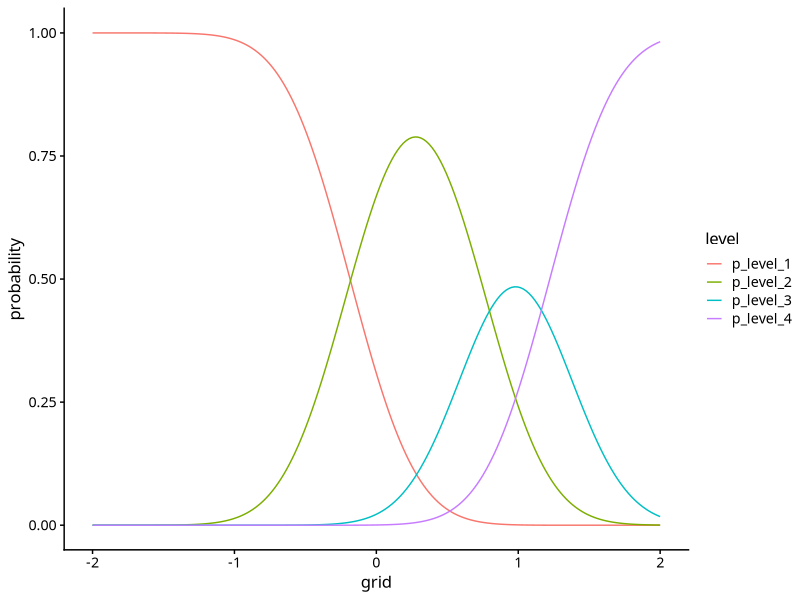

Recreate this plot in R.
library(tidyverse)

# Set global ggplot theme
theme_set(cowplot::theme_cowplot(font_size=12,
                                 font_family = "Source Sans Pro"))

b <- 2.7
cuts <- c(-0.5, 2, 3.3)


get_prob <- function(x, b, cut_high, cut_low){
  pnorm(cut_high, mean = b*x) - pnorm(cut_low, mean = b*x) 
}

generate_plot <- function(b, cuts){
  grid <- seq(-2, 2, length.out=200)
  p_level_1 <- get_prob(grid, b, cuts[1], -Inf)
  p_level_2 <- get_prob(grid, b, cuts[2], cuts[1])
  p_level_3 <- get_prob(grid, b, cuts[3], cuts[2])
  p_level_4 <- get_prob(grid, b, Inf, cuts[3])
  
  tibble(grid, p_level_1, p_level_2, p_level_3, p_level_4) %>%
    pivot_longer(p_level_1:p_level_4, names_to = "level", values_to = "probability") %>%
    ggplot() +
    aes(x=grid, y=probability, color=level) +
    geom_line()
}

generate_plot(b, cuts)
